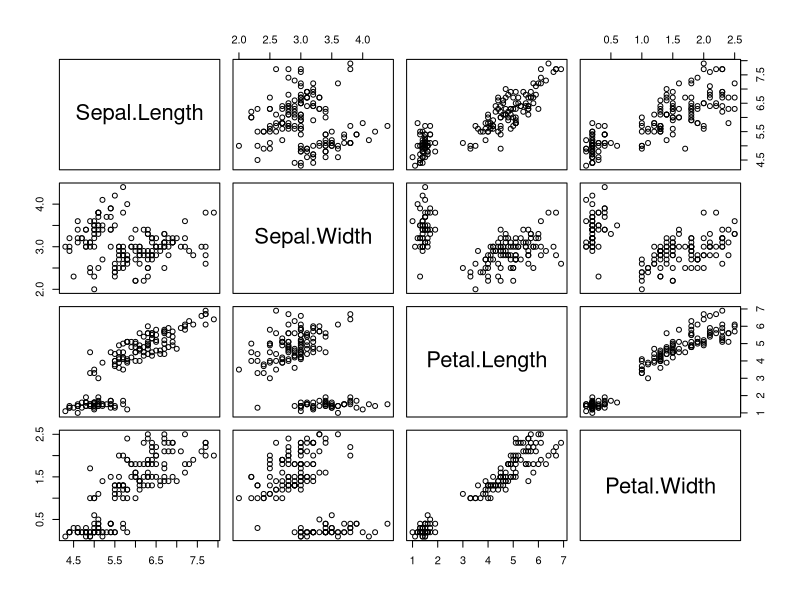
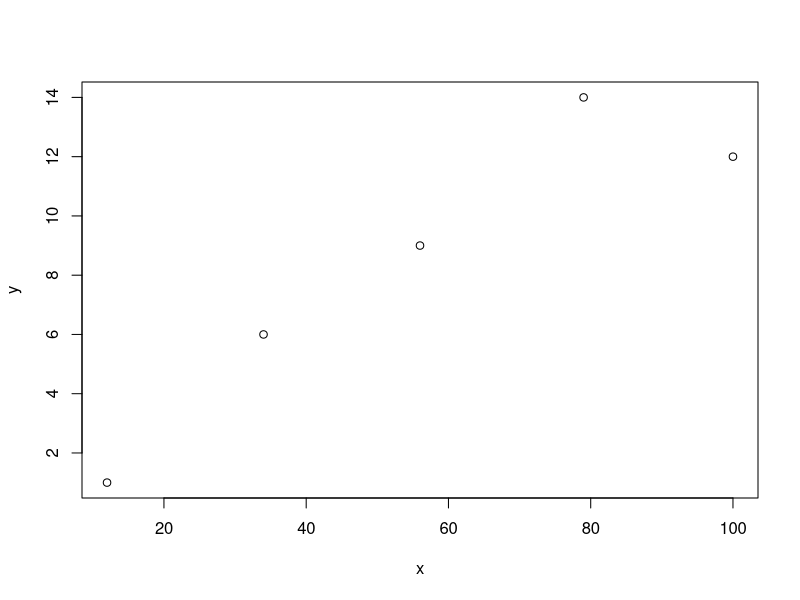

Source code (R) for these figures, in order:
## ---- chunk 1
plot(iris[, 1:4])
print("hello world")
## ---- chunk 2
getwd()
setwd("c:")
getwd()
## ---- chunk 3
class(iris)
## ---- chunk 4
#clona
iristeste = iris
#salva arquivo de dados
save(iristeste, file="iristeste.Rdata")
#remove arquivo de dados
#rm(iristeste)
#testa a remoção
iristeste
## ---- chunk 5
# Vetor gráfico básico
x = c(12, 34, 56, 79, 100)
y = c(1, 6, 9, 14, 12)
plot(x, y)
## ---- chunk 6
# Instalação de pacotes
install.packages("e1071")
library(e1071) # carga do pacote (importação do pacote)
